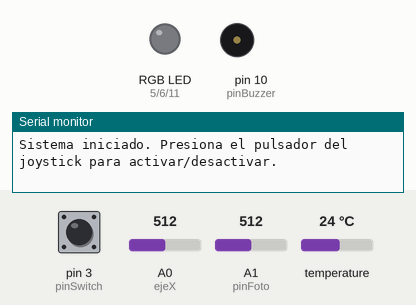
The sketch below on a simulated Arduino Uno, built with avr-gcc and run on an emulated ATmega328P. On the bench: an RGB LED mixed from three pins (HIGH = lit), buzzer (waves = sounding), the last lines printed to the serial monitor. The inputs (shaded band) are chosen by the test bench; at power-on: pin 3 (pinSwitch) HIGH, temperature 24 °C, A0 (ejeX) = 512, A1 (pinFoto) = 512. Dim RGB values are drawn brighter than linear.

Above: at 1.2 s.
1.3 s: pin 3 (pinSwitch) pulled LOW for 0.15 s
At 3.3 s:
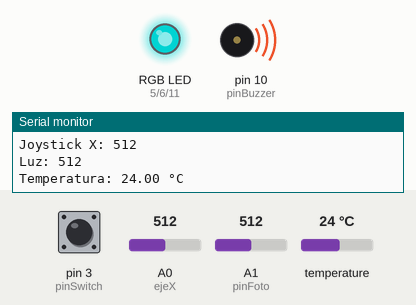
3.6 s: temperature set to 29.7 °C
5.1 s: temperature set to 30.5 °C
At 6.6 s:
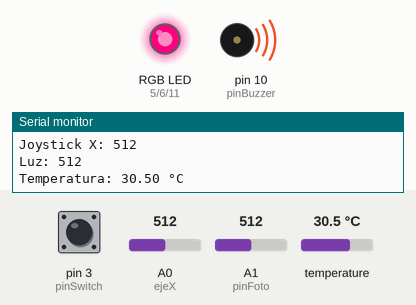
6.9 s: A0 (ejeX) set to 716
At 9.0 s:
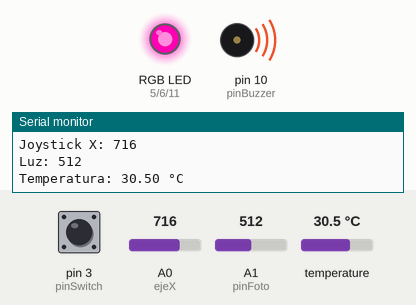
9.3 s: A0 (ejeX) set to 900
At 11.5 s:
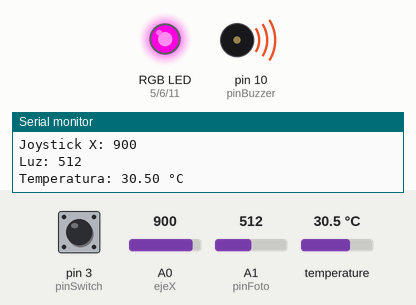
11.8 s: temperature set to 12 °C
At 12.7 s:
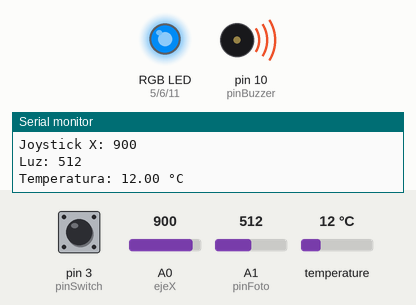
Timing chart, 0 to 14.4 s (numbered marks = the images above; inputs shaded):
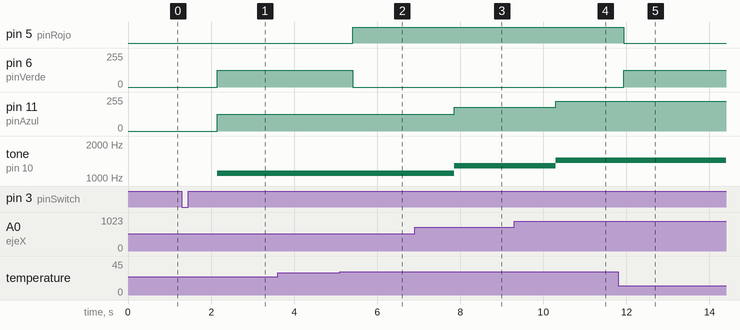

The sketch:

s_Temperatura_luz.ino
```cpp
#include <OneWire.h>
#include <DallasTemperature.h>

const int ejeX = A0;
const int pinFoto = A1;
const int pinSwitch = 3;
const int pinRojo = 5;
const int pinVerde = 6;
const int pinAzul = 11;
const int pinTemperatura = 8;
const int pinBuzzer = 10;

// Creamos una estructura para comparar y guardar los datos de los sensores

struct SensorData{
  int joystickX;
  int fotocelda;
  float temperatura;
};

// Variables para activacion y desactivacion
bool activo = false;
int pulsoAnterior = HIGH;
OneWire oneWire(pinTemperatura);
DallasTemperature sensors(&oneWire);


//Bloque de funciones:

bool leerpulsador(){                             //Activar o desactivar
  int estadoPulsador = digitalRead(pinSwitch);
  bool cambioestado = false;
  if (estadoPulsador == LOW && pulsoAnterior == HIGH){
    cambioestado = true;
    delay(50);
  }
  pulsoAnterior = estadoPulsador;
  return cambioestado;
}

void leerSensores(SensorData &datos, int valores[]){  //Lectura y pineado de una libreria con los valores de los sensores
  valores[0] = analogRead(ejeX);
  valores[1] = analogRead(pinFoto);
  sensors.requestTemperatures();
  datos.joystickX = valores[0];
  datos.fotocelda = valores[1];
  datos.temperatura = sensors.getTempCByIndex(0);
  if (datos.temperatura == DEVICE_DISCONNECTED_C){
    datos.temperatura = 25.0;
    Serial.println("Sensor de temperatura desconectado ");
  }
}

void mostrarDatos(SensorData datos, int valores[]){ //Muestra de los valores de los sesnores
  Serial.print("Joystick X: ");
  Serial.println(datos.joystickX);
  Serial.print("Luz: ");
  Serial.println(datos.fotocelda);
  Serial.print("Temperatura: ");
  Serial.print(datos.temperatura);
  Serial.println(" °C");
}

void controlarLED(SensorData datos, int valores[]){
  if (datos.temperatura > 30){
    digitalWrite(pinRojo, HIGH);
    digitalWrite(pinVerde, LOW);
    analogWrite(pinAzul, map(valores[0], 0, 1023, 0, 255));
  }else{
    digitalWrite(pinRojo, LOW);
    analogWrite(pinVerde, map(valores[1], 1023, 0, 0, 255));
    analogWrite(pinAzul, map(valores[0], 0, 1023, 0, 255));
  }
}

void controlBuzzer(int valores[]){
  int promedio = (valores[0] + valores[1]) / 2;
  int frecuencia = map(promedio, 0, 1023, 200, 2000);
  tone(pinBuzzer, frecuencia);

}

void apagarSistema(){
  digitalWrite(pinRojo, LOW);
  digitalWrite(pinVerde, LOW);
  digitalWrite(pinAzul, LOW);
  noTone(pinBuzzer);
}


void setup() {
  pinMode(pinRojo, OUTPUT);
  pinMode(pinFoto, INPUT);
  pinMode(pinVerde, OUTPUT);
  pinMode(pinAzul, OUTPUT);
  pinMode(pinSwitch, INPUT_PULLUP);
  pinMode(pinBuzzer, OUTPUT);
  sensors.begin();
  Serial.begin(9600);
  Serial.println("Sistema iniciado. Presiona el pulsador del joystick para activar/desactivar.");
}

void loop() {
  if (leerpulsador()){
    activo = !activo;

  }
  if (activo) {
    int valores[2];
    SensorData datos;
    leerSensores(datos, valores);
    mostrarDatos(datos, valores);
    controlarLED(datos, valores);
    controlBuzzer(valores);
  }else{
    apagarSistema();
  }
  delay(50);

}
```

Measured:
- the behaviour switches between 30 and 30.1 °C on temperature (found by bisection; images 1 and 2)
- after the input at 1.3 s, pin 6 (pinVerde), pin 11 (pinAzul): 0/255 → 127/255 after 0.85 s; tone on pin 10 (pinBuzzer): silent → 1100 Hz after 0.85 s
- after the input at 5.1 s, pin 5 (pinRojo): LOW → HIGH after 0.31 s; pin 6 (pinVerde): 127/255 → 0/255 after 0.31 s
- after the input at 6.9 s, pin 11 (pinAzul): 127/255 → 178/255 after 0.95 s; tone on pin 10 (pinBuzzer): 1100 Hz → 1280 Hz after 0.95 s
- after the input at 9.3 s, pin 11 (pinAzul): 178/255 → 224/255 after 1.0 s; tone on pin 10 (pinBuzzer): 1280 Hz → 1442 Hz after 1.0 s
- after the input at 11.8 s, pin 5 (pinRojo): HIGH → LOW after 0.13 s; pin 6 (pinVerde): 0/255 → 127/255 after 0.13 s
